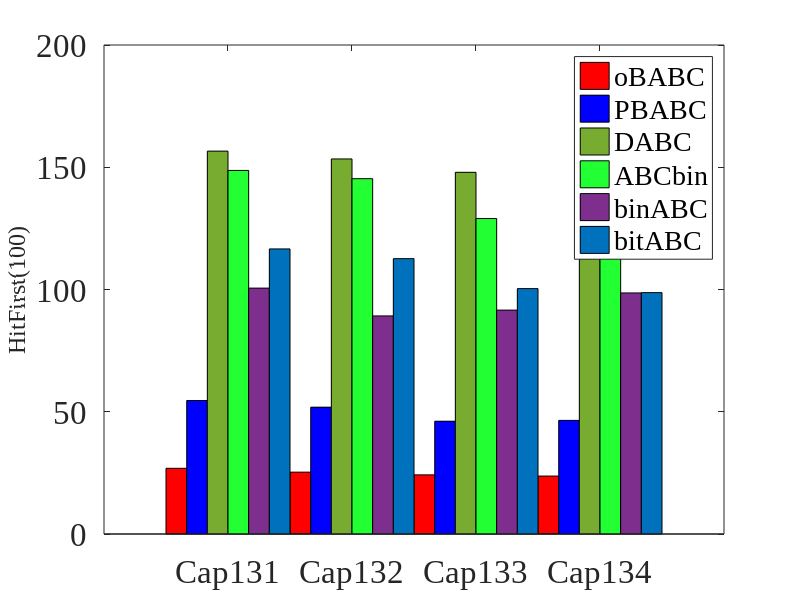

Reproduce this figure in MATLAB.
clear;
clc;
close all
figure('position',[150,100,900,550])%确定图片的位置和大小，[x y width height]
%准备数据

ALG = {'DABC','ABCbin','binABC','bitABC','oBABC','PBABC'};
color = {'#77AC30','#22FF33','#7E2F8E','#A39480','#000000','#FF0000','#0000FF','#0072BD','#FF6100','#292421','#6A5ACD','#385E0F'};
% Y=[0,0;0,0.651663142;0.5575,0.56865795;0.75,0.9256534;0.5,0.500224383;0.625,0.818777083;];
Y = [26.87 	54.60 	156.60 	148.70 	100.57 	116.60;
    25.30 	51.87 	153.40 	145.33 	89.20 	112.63;
    24.20 	46.13 	147.93 	129.03 	91.57 	100.37; 
    23.70 	46.47 	166.40 	138.13 	98.60 	98.73;];
X=1:4;
 %画出4组柱状图，宽度1
h=bar(X,Y,1);      
 %修改横坐标名称、字体
set(gca,'XTickLabel',{'Cap131','Cap132','Cap133','Cap134'},'FontSize',24,'FontName','Times New Roman');
% 设置柱子颜色,颜色为RGB三原色，每个值在0~1之间即可
set(h(1),'FaceColor',color{6})     
set(h(2),'FaceColor',color{7})    
set(h(3),'FaceColor',color{1})     
set(h(4),'FaceColor',color{2})    
set(h(5),'FaceColor',color{3})     
set(h(6),'FaceColor',color{8})    
% ylim([0,250]);      %y轴刻度
%修改x,y轴标签
ylabel('\fontname{Times New Roman}\fontsize{24}HitFirst(100)');
% xlabel('\fontname{Times New Roman}\fontsize{14}不同组'); 
%修改图例
legend({'oBABC','PBABC','DABC','ABCbin','binABC','bitABC'},'fontname','Times New Roman','FontSize',20);
